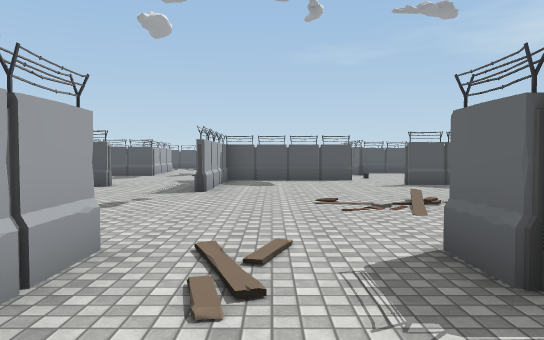
View 1 (above)

23 first-person views from a walk through a scene from a Unity 3-D project. The camera is 1.5 m above the floor, tilts 2° down and sees 70° across. The floor is counted in squares, 2 m on a side. Each view is taken from the middle of a square. On the plan, view 1 faces up. The plan holds only what a view shows up to about 12 squares ahead; the rest is blank. The player character is not drawn. Some animated figures are left out. Some surface patterns are stand-ins.

View 2
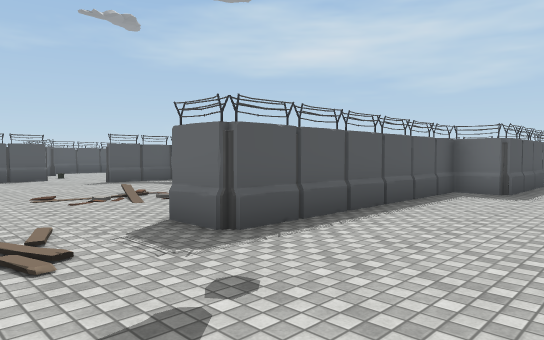

View 3
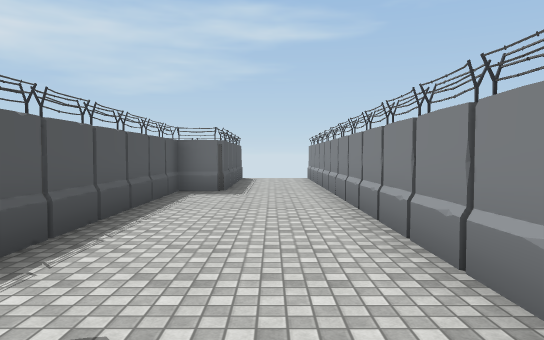

View 4
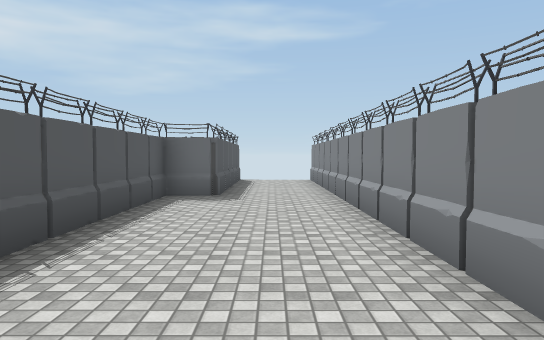

View 5
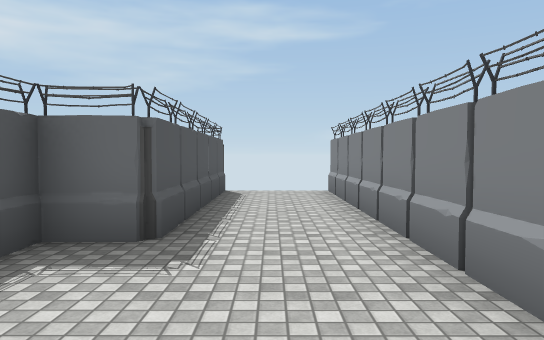

View 6
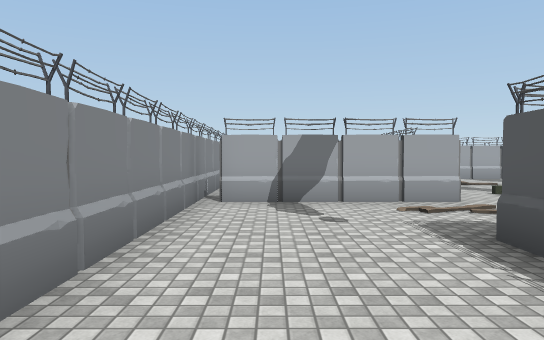

View 7
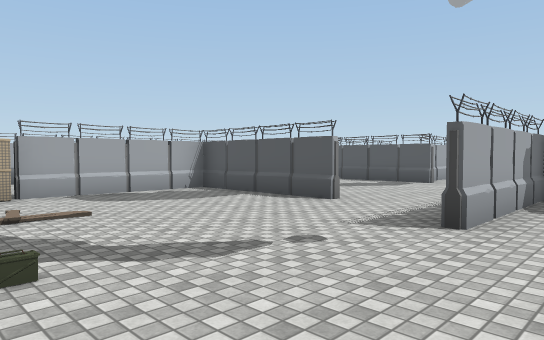

View 8
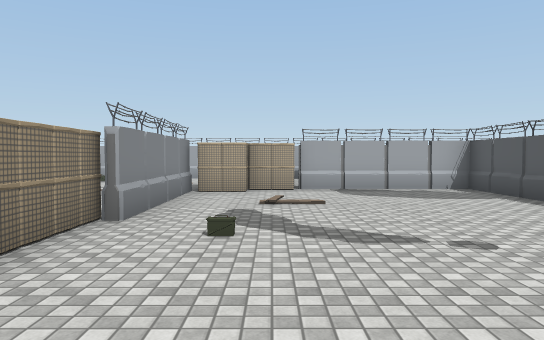

View 9
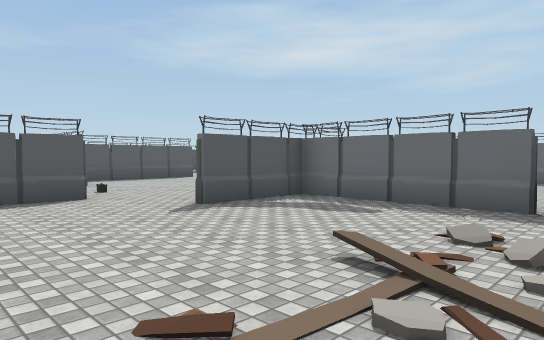

View 10
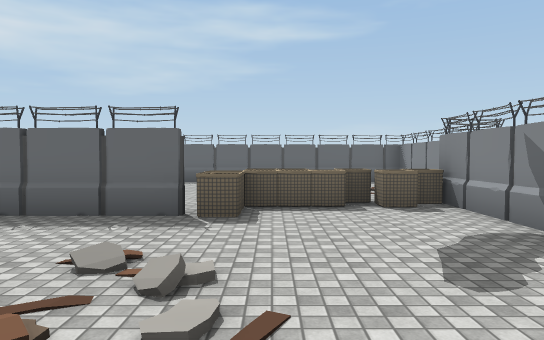

View 11
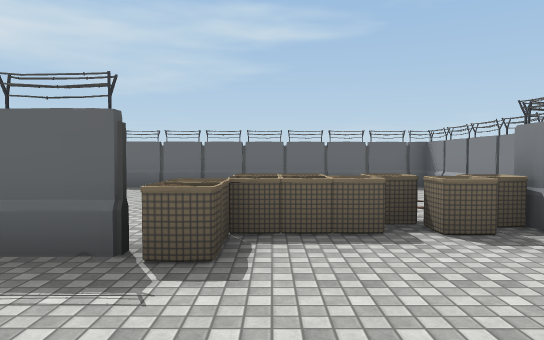

View 12
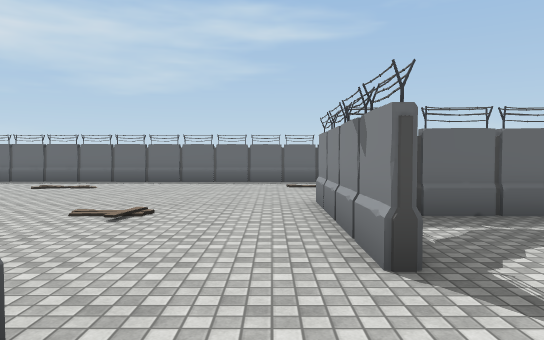

View 13
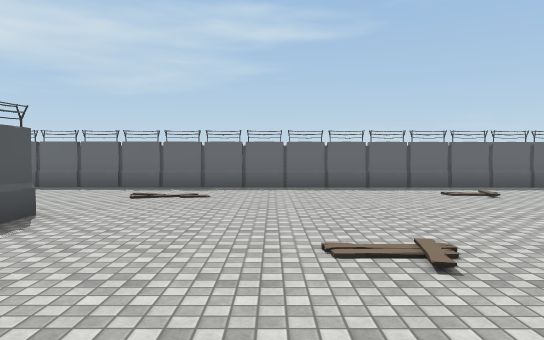

View 14
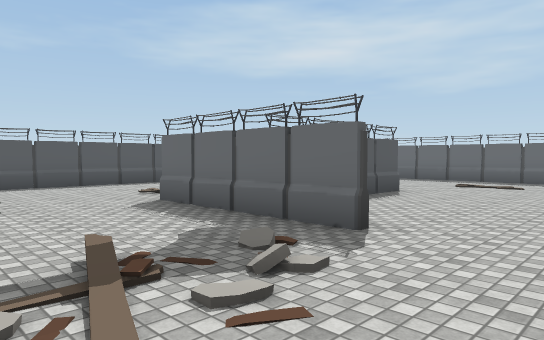

View 15
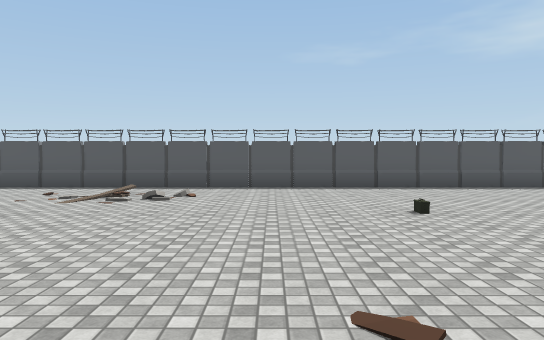

View 16
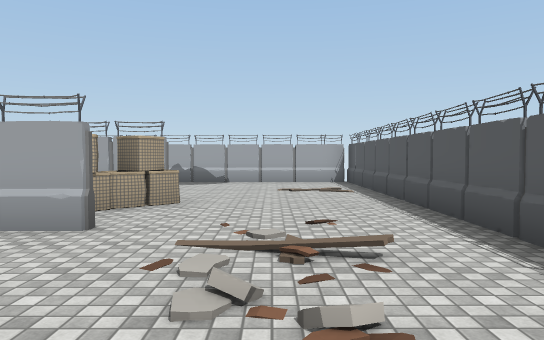

View 17
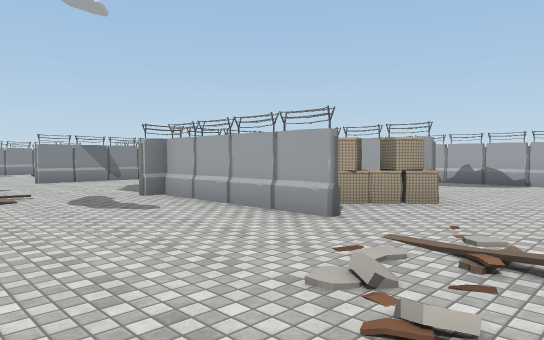

View 18
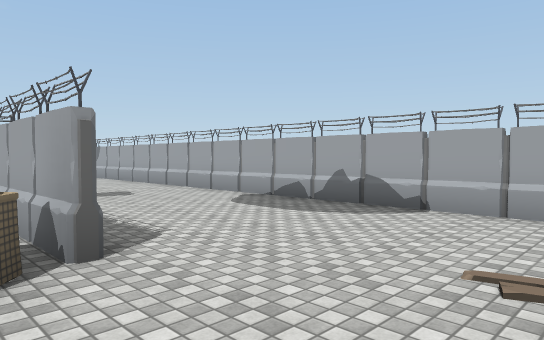

View 19
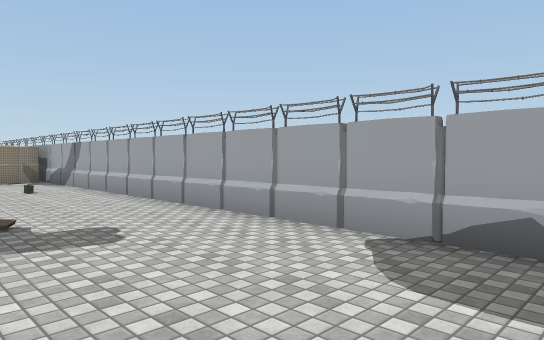

View 20
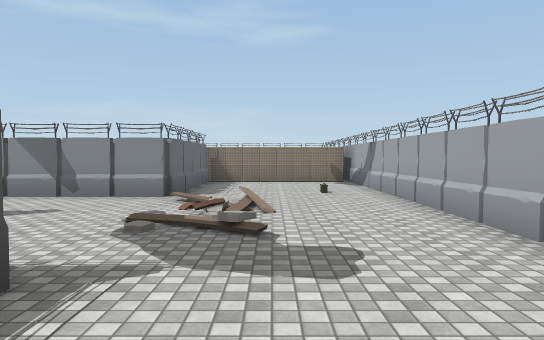

View 21
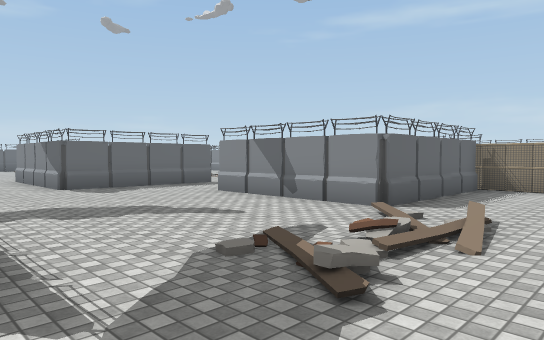

View 22
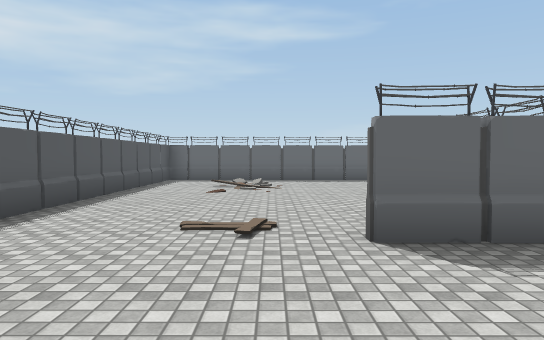

View 23
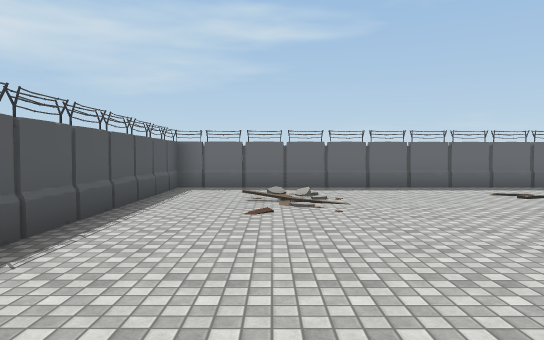

### Floor plan
Points are (right, up) in squares from view 1. A wall is a line through its corners. A room is listed if a view was taken in it or the views show most of it. See-through windows are left out.
Room 1 (views 1, 2, 3, 4, 5, 6)
walls: (-1.4, -1.3) (12.4, -1.3); (-1.4, 1.5) (-1.4, -0.9); (12.5, 1) (7.4, 1) (7.4, 2.1) (1.4, 2)
ways out: opening at (-2, -1) to room 2; opening at (-0.5, 2) to room 2
Room 2 (views 7, 8, 9, 10, 11, 12, 13, 14, 15, 16, 17, 18, 19, 20, 21, 22, 23)
walls: (-1.4, 12.1) (-1.4, 8.1); (2.5, 12) (1.1, 12); (-1.6, 8.1) (-1.6, 12.2) (2.5, 12.2); (3.5, 10.2) (7.5, 10.2); (-4, 9.5) (-7.9, 9.5) (-7.9, 5.6); (3.4, 15.1) (3.4, 19.1); (-4.5, 14.8) (-6.3, 14.8); (5.9, 6.4) (5.9, 10.1) (3.5, 10); (5, 17) (4.2, 17); (-1.4, 2.5) (-1.4, 1.5); (1.4, 2) (1.4, 3.2); (-4.9, 19.1) (-4.9, 15); (-8.1, 5.6) (-8.1, 9.7) (-4, 9.7); (8, 17) (6.6, 17); (4.9, 2.2) (7.5, 2.2); (-7.5, 3.2) (-4.4, 3.2); (-7.9, 19.1) (-7.9, 16.6); (-4.4, -1.3) (-1.4, -1.3); (9, 1.2) (12.4, 1.2) (12.4, 23.3) (-12.4, 23.3) (-12.4, 5.8)
ways out: opening at (-2, -1) to room 1; opening at (-0.5, 2) to room 1
objects: barrier (-12, 5); other object (-11, 9); barrier (-10, 5); barrier (-9, 5); other object (-8, 4); barrier (-8, 5); barrier (-7, 4); other object (-7, 17) to (-6, 19); barrier (-4, 3); barrier (-3, 3); ammo (-3, 5); barrier (-2, 3); ammo (1, 19); other object (3, 13); barrier (6, 5) to (6, 6); barrier (7, 3); barrier (7, 4); barrier (7, 5); barrier (8, 4)

Positions as (right, up) in squares from view 1, and headings:
1: (0, 0), facing up
2: (-1, -1), facing up-right
3: (-1, 0), facing right
4: (0, 0), facing right
5: (4, 0), facing right
6: (5, 0), facing left
7: (0, 4), facing up-left
8: (1, 5), facing left
9: (0, 5), facing up-right
10: (1, 5), facing right
11: (3, 5), facing right
12: (1, 11), facing right
13: (3, 14), facing right
14: (0, 13), facing up-right
15: (-1, 14), facing up
16: (-1, 21), facing left
17: (-1, 22), facing down-left
18: (-7, 22), facing down-left
19: (-9, 18), facing down-left
20: (-10, 17), facing down
21: (-11, 15), facing down-right
22: (0, 20), facing right
23: (3, 21), facing right
